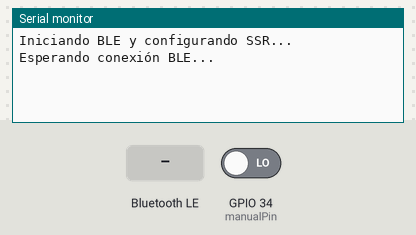
A program run on a simulated ESP32. Shown: the last lines printed to the serial monitor. The inputs (shaded band) are chosen by the test bench; at power-on: GPIO 34 (manualPin) LOW. Nothing arrives over Bluetooth unless stated; a phone connects over Bluetooth LE 3 s after start.

Above: at 1.2 s.
1.3 s: GPIO 34 (manualPin) driven HIGH
At 2.6 s:
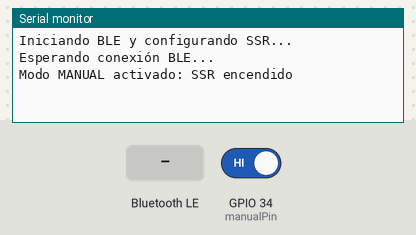
4.3 s: Bluetooth LE write "1" received
At 4.8 s:
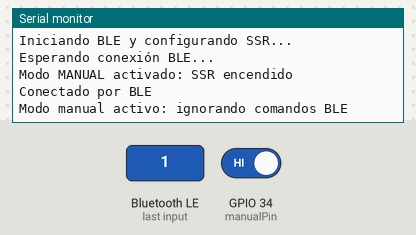
5.8 s: GPIO 34 (manualPin) driven LOW
At 7.0 s:
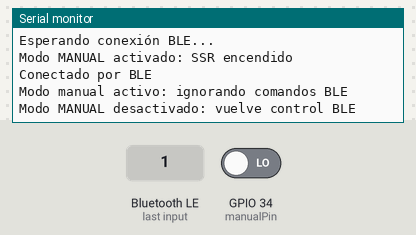
7.3 s: Bluetooth LE write "0" received
At 8.3 s:
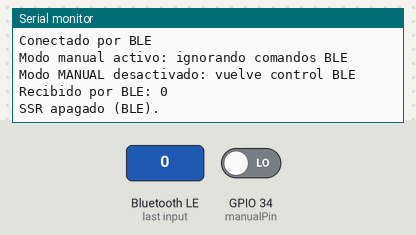
8.8 s: Bluetooth LE write "2" received
At 11.2 s:
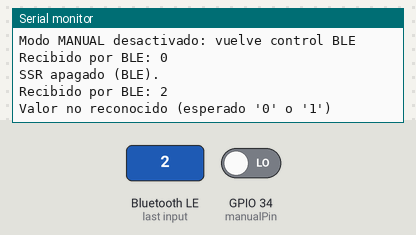
11.8 s: Bluetooth LE write "1" received
At 14.2 s:
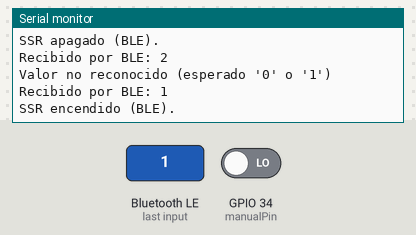

The program:

main.cpp
```cpp
#include <Arduino.h>
#include <BLEDevice.h>
#include <BLEServer.h>
#include <BLEUtils.h>
#include <BLE2902.h>

#define SERVICE_UUID        "12345678-1234-1234-1234-1234567890ab"
#define CHARACTERISTIC_UUID "12345678-1234-1234-1234-1234567890ab"

const int ssrPin = 5; // Pin para el SSR
const int manualPin = 34; // Pin para el switch manual

bool modoManual = false;
bool lastManualState = LOW;

// Variables globales para BLE
BLEServer *pServer = nullptr;
BLECharacteristic *pCharacteristic = nullptr;

// Callback para conexión y desconexión
class MyServerCallbacks : public BLEServerCallbacks {
  void onConnect(BLEServer* pServer) {
    Serial.println("Conectado por BLE");
  }

  void onDisconnect(BLEServer* pServer) {
    Serial.println("Desconectado. Reiniciando...");
    delay(500);
    pServer->startAdvertising();
  }
};

// Callback para escritura BLE
class MyCallbacks : public BLECharacteristicCallbacks {
  void onWrite(BLECharacteristic *pCharacteristic) {
    if (modoManual) {
      Serial.println("Modo manual activo: ignorando comandos BLE");
      return;
    }

    std::string value = pCharacteristic->getValue();
    if (value.length() > 0) {
      char c = value[0];
      Serial.print("Recibido por BLE: ");
      Serial.println(c);

      if (c == '1') {
        digitalWrite(ssrPin, HIGH);
        Serial.println("SSR encendido (BLE).");
      } else if (c == '0') {
        digitalWrite(ssrPin, LOW);
        Serial.println("SSR apagado (BLE).");
      } else {
        Serial.println("Valor no reconocido (esperado '0' o '1')");
      }
      delay(3000);
    }
  }
};

// Inicialización del sistema
void setup() {
  Serial.begin(115200);
  Serial.println("Iniciando BLE y configurando SSR...");

  pinMode(ssrPin, OUTPUT);// Configura el pin del SSR
  digitalWrite(ssrPin, LOW);// Asegura que el SSR esté apagado inicialmente

  pinMode(manualPin, INPUT); // Configura el pin del switch manual
  // Configura BLE
  BLEDevice::init("ESP32-BLE-Receptor");
  pServer = BLEDevice::createServer();
  pServer->setCallbacks(new MyServerCallbacks());

  BLEService *pService = pServer->createService(SERVICE_UUID);

  pCharacteristic = pService->createCharacteristic(
    CHARACTERISTIC_UUID,
    BLECharacteristic::PROPERTY_READ |
    BLECharacteristic::PROPERTY_WRITE |
    BLECharacteristic::PROPERTY_NOTIFY
  );

  pCharacteristic->addDescriptor(new BLE2902());
  pCharacteristic->setCallbacks(new MyCallbacks());

  pService->start();
  pServer->getAdvertising()->start();
  Serial.println("Esperando conexión BLE...");
}

void loop() {
  bool manualState = digitalRead(manualPin);// Lee el estado del switch manual

  // Detectar cambio de estado del pin 18
  if (manualState != lastManualState) {
    lastManualState = manualState;

    if (manualState == HIGH) {
      modoManual = true;
      digitalWrite(ssrPin, HIGH);  // Forzar encendido del SSR
      Serial.println("Modo MANUAL activado: SSR encendido");
    } else {
      modoManual = false;
      digitalWrite(ssrPin, LOW);   // Apaga el SSR al volver a modo BLE
      Serial.println("Modo MANUAL desactivado: vuelve control BLE");
    }
  }

  delay(50); // Pequeño delay para evitar rebotes y sobrecarga
}
```

Measured:
- after the input at 1.3 s, the serial monitor: prints a new line at once (image 1)
- after the input at 4.3 s, the serial monitor: prints a new line at once (image 2)
- after the input at 5.8 s, the serial monitor: prints a new line at once (image 3)
- after the input at 7.3 s, the serial monitor: prints a new line at once (image 4)
- after the input at 8.8 s, the serial monitor: prints a new line after 1.6 s (image 5)
- after the input at 11.8 s, the serial monitor: prints a new line after 1.6 s (image 6)
